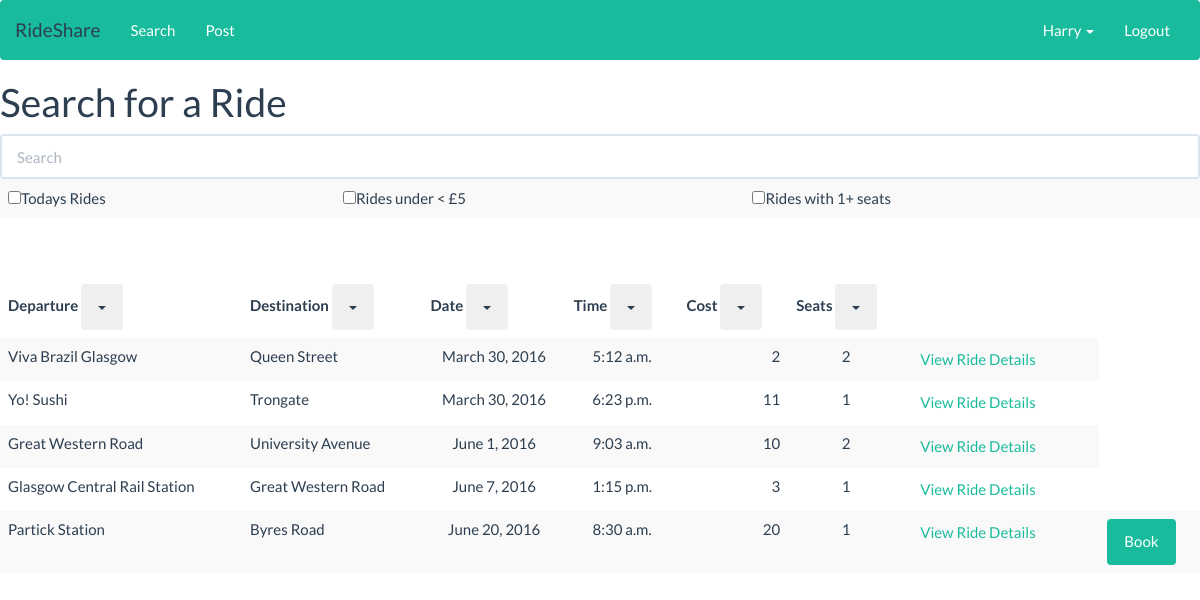
The page /search_ride/ (signed in) on the database its author committed.
### rideshare/models.py (models this page shows, shortened)
class Journey(models.Model):
    journey = models.AutoField(primary_key=True)
    departure = models.CharField(max_length=100)
    destination = models.CharField(max_length=100)
    travelling_date = models.DateField(null = True)
    travelling_time = models.TimeField(null = True)
    seatsAvailable = models.IntegerField(default=1,
        validators=[
            MaxValueValidator(3),
            MinValueValidator(0)
        ])
    cost = models.IntegerField(
        validators=[
            MaxValueValidator(50),
            MinValueValidator(0)
        ])
    user = models.ForeignKey(Vehicle, related_name='driver', null=True)
    class Meta:
        db_table = "journey"

class Passanger(models.Model):
    front = models.ForeignKey(User, related_name='front', null=True)
    backLeft = models.ForeignKey(User, related_name='backLeft', null=True)
    backRight = models.ForeignKey(User, related_name='backRight', null=True)
    journey = models.ForeignKey(Journey, primary_key=True)
    class Meta:
        db_table = "passanger"
        """ unique_together = (('front', 'backLeft'), ('front', 'backRight'), ('backLeft', 'backRight'), ('front', 'backLeft', 'backRight'))"""

### rideshare/views.py (the view)
# urls.py: url(r'^search_ride/', include('rideshare.urls', namespace="search")),
def search_ride(request):
	if request.user.is_authenticated():
		journey_list = Journey.objects.filter(Q(travelling_date=datetime.datetime.now().strftime('%Y-%m-%d'),travelling_time__gte=datetime.datetime.now().strftime('%H:%M'))|Q(travelling_date__gt=datetime.datetime.now().strftime('%Y-%m-%d'))).order_by('travelling_date', 'travelling_time', 'cost')
		passanger_list = Passanger.objects.all()
		context_dict = {'journeys': journey_list, 'passangers': passanger_list}
		return render(request, 'rideshare/searchRide.html', context_dict)
	else:
		 return HttpResponseRedirect('/login')

### rideshare/models.py (called while the page is built)
    def __unicode__(self):
        return self.user.username

### templates/rideshare/searchRide.html (shortened to what this page needs)
<!DOCTYPE html>
{% extends 'rideshare/base.html' %}
{% load staticfiles %}
{% block body_block %}
	<h1>Search for a Ride</h1>
	{% if journeys %}
	<div id="journey">
			<table class="table table-striped">
				<tr>
					<input class="search form-control" placeholder="Search" size="50" />
					<td><input type="checkbox" id="todaysRides">Todays Rides</input></td>
					<td><input type="checkbox" id="cheapRides">Rides under < £5</input></td>
					<td><input type="checkbox" id="seatNo">Rides with 1+ seats</input></td>
				</tr>
				<td>
				</td>
			</table>
			<table class="table table-striped table-hover ">
				<thead>
				    <tr>
						<th>Departure
							<button class="btn sort dropdown-toggle" data-sort="departure">
								<span class="caret"></span>
							</button>
						</th>
						<th>Destination
							<button class="btn sort dropdown-toggle" data-sort="destination">
								<span class="caret"></span>
							</button>
						</th>
						<th>Date
							<button class="btn sort dropdown-toggle" data-sort="date">
								<span class="caret"></span>
							</button>
						</th>
						<th>Time
							<button class="btn sort dropdown-toggle" data-sort="time">
								<span class="caret"></span>
							</button>
						</th>
						<th>Cost
							<button class="btn sort dropdown-toggle" data-sort="cost">
								<span class="caret"></span>
							</button>
						</th>
						<th>Seats
							<button class="btn sort dropdown-toggle" data-sort="seatsAvailable">
								<span class="caret"></span>
							</button>
						</th>
						<th></th>
						<th></th>
				    </tr>
				</thead>
				<tbody class="list">
					{% for journey in journeys %}
						{% if journey.seatsAvailable >= 1 %}
							<tr>
								<td class="departure ">{{ journey.departure }}</td>
								<td class="destination">{{ journey.destination }}</td>
								<td class="date text-center">{{ journey.travelling_date }}</td>
								<td class="time text-center">{{ journey.travelling_time }}</td>
								<td class="cost text-right">{{ journey.cost }}</td>
								<td class="seatsAvailable text-center">{{ journey.seatsAvailable }}</td>
							<td>
								<form name="book_form" method="get" action="{% url 'search:get_ride_detail' journey.journey %}">
									<input class="viewride btn-link" type="submit" name="submit" value="View Ride Details" />
								</form>
							</td>
							<td>
								{% if passangers %}
										{% for passanger in passangers %}
											{% ifequal journey.journey passanger.journey.journey %}
												{% ifnotequal journey.user|stringformat:"s" user.get_username %}
													{% ifnotequal passanger.front|stringformat:"s" user.get_username %}
														{% ifnotequal passanger.backLeft|stringformat:"s" user.get_username %}
															{% ifnotequal passanger.backRight|stringformat:"s" user.get_username %}
																<td>
																	<form name="book_form" method="post" action="{% url 'search:bookSeat' journey.journey %}">
																		<input class="btn btn-success" type="submit" name="submit" value="Book" />
																	</form>
																	</td>
																</td>
															{% endifnotequal %}
														{% endifnotequal %}
													{% endifnotequal %}
												{% endifnotequal %}
											{% endifequal %}
										{% endfor %}
									{% endif %}
								</td>
						{% endif %}
					{% endfor %}
				</tbody>
			</table>
	{% else %}
		<strong>There are no journeys currently.</strong>
		<a href="/">Return to the homepage.</a><br />
	{% endif %}
	</div>
{% endblock %}

### templates/rideshare/base.html (shortened to what this page needs)
<!DOCTYPE html>
<html>
    <head>
		{% load staticfiles %}
  <link rel="stylesheet" href="{% static 'CSS/style.css' %}" />
    </head>
    <body>
		<nav class="navbar navbar-inverse">
		  <div class="container-fluid">
			<div class="navbar-header">
			  <a class="navbar-brand" href="/">RideShare <span class="sr-only">(current)</span></a>
			</div>
			<div class="collapse navbar-collapse" id="bs-example-navbar-collapse-2">
			  <ul class="nav navbar-nav">
				<li><a href="/search_ride/">Search </a></li>
				<li><a href="/post_ride/">Post</a></li>
			  </ul>
			  {% if user.is_authenticated %}
			  <ul class="nav navbar-nav navbar-right">
				<li class="dropdown">
				  <a href="/profile/" class="dropdown-toggle" data-toggle="dropdown" role="button" aria-expanded="false"> {{user.username}} <span class="caret"></span></a>
				</li>
				<li><a href="/logout/">Logout</a></li>
			  </ul>
			  {% else %}
			  <ul class="nav navbar-nav navbar-right">
				<li><a href="/login/">Login</a></li>
				<li><a href="/registration/">Register</a></li>
			  </ul>
			  {% endif %}
			</div>
		  </div>
		</nav>
		<div>
			{% block body_block %}{% endblock %}
		</div>
    </body>
</html>

### rows shown on the page
Journey: departure "Viva Brazil Glasgow", destination "Queen Street", travelling_date "March 30, 2016", travelling_time "5:12 a.m.", cost "2", seatsAvailable "2"
Journey: departure "Yo! Sushi", destination "Trongate", travelling_date "March 30, 2016", travelling_time "6:23 p.m.", cost "11", seatsAvailable "1"
Journey: departure "Great Western Road", destination "University Avenue", travelling_date "June 1, 2016", travelling_time "9:03 a.m.", cost "10", seatsAvailable "2"
Journey: departure "Glasgow Central Rail Station", destination "Great Western Road", travelling_date "June 7, 2016", travelling_time "1:15 p.m.", cost "3", seatsAvailable "1"
Journey: departure "Partick Station", destination "Byres Road", travelling_date "June 20, 2016", travelling_time "8:30 a.m.", cost "20", seatsAvailable "1"

### other values the page prints
{{ user.username }} "Harry"
